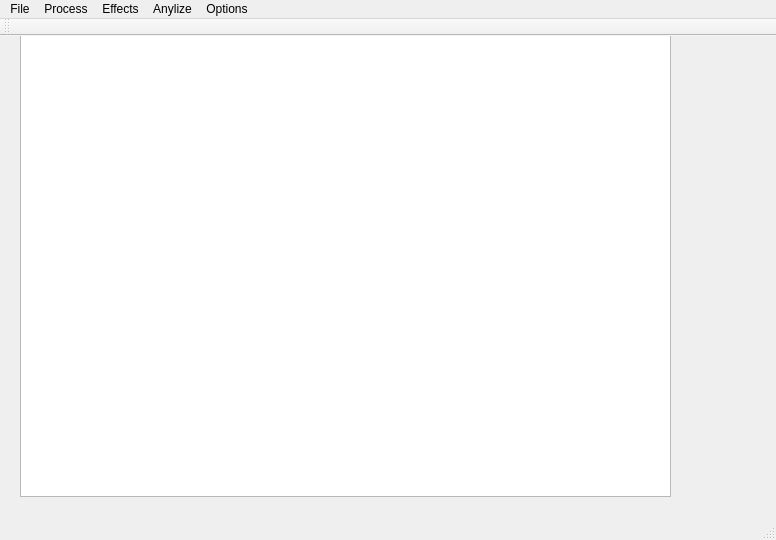
<?xml version="1.0" encoding="UTF-8"?>
<ui version="4.0">
 <class>MainWindow</class>
 <widget class="QMainWindow" name="MainWindow">
  <property name="geometry">
   <rect>
    <x>0</x>
    <y>0</y>
    <width>776</width>
    <height>540</height>
   </rect>
  </property>
  <property name="windowTitle">
   <string>MainWindow</string>
  </property>
  <widget class="QWidget" name="centralWidget">
   <widget class="GraphicsLayoutWidget" name="graphicsView">
    <property name="geometry">
     <rect>
      <x>20</x>
      <y>-10</y>
      <width>651</width>
      <height>471</height>
     </rect>
    </property>
   </widget>
  </widget>
  <widget class="QMenuBar" name="menuBar">
   <property name="geometry">
    <rect>
     <x>0</x>
     <y>0</y>
     <width>776</width>
     <height>28</height>
    </rect>
   </property>
   <widget class="QMenu" name="menufile">
    <property name="title">
     <string>File</string>
    </property>
    <addaction name="actionopen"/>
    <addaction name="actionsave"/>
    <addaction name="actionredo"/>
   </widget>
   <widget class="QMenu" name="menuprocess">
    <property name="title">
     <string>Process</string>
    </property>
    <widget class="QMenu" name="menueage_detect">
     <property name="title">
      <string>eage detect</string>
     </property>
     <addaction name="actionlaplace"/>
     <addaction name="actioncanny"/>
     <addaction name="actionsobel"/>
     <addaction name="actionprewitt"/>
    </widget>
    <addaction name="menueage_detect"/>
    <addaction name="actiongray"/>
   </widget>
   <widget class="QMenu" name="menueffects">
    <property name="title">
     <string>Effects</string>
    </property>
    <addaction name="actiondraw"/>
   </widget>
   <widget class="QMenu" name="menuAnylize">
    <property name="title">
     <string>Anylize</string>
    </property>
    <addaction name="actionDFT"/>
    <addaction name="actionhistogram"/>
   </widget>
   <widget class="QMenu" name="menuOptions">
    <property name="title">
     <string>Options</string>
    </property>
    <addaction name="actionopencv_window"/>
   </widget>
   <addaction name="menufile"/>
   <addaction name="menuprocess"/>
   <addaction name="menueffects"/>
   <addaction name="menuAnylize"/>
   <addaction name="menuOptions"/>
  </widget>
  <widget class="QToolBar" name="mainToolBar">
   <attribute name="toolBarArea">
    <enum>TopToolBarArea</enum>
   </attribute>
   <attribute name="toolBarBreak">
    <bool>false</bool>
   </attribute>
  </widget>
  <widget class="QStatusBar" name="statusBar"/>
  <action name="actionopen">
   <property name="text">
    <string>open</string>
   </property>
  </action>
  <action name="actionsave">
   <property name="text">
    <string>save</string>
   </property>
  </action>
  <action name="actionlaplace">
   <property name="text">
    <string>laplace</string>
   </property>
  </action>
  <action name="actioncanny">
   <property name="text">
    <string>canny</string>
   </property>
  </action>
  <action name="actionsobel">
   <property name="text">
    <string>sobel</string>
   </property>
  </action>
  <action name="actionprewitt">
   <property name="text">
    <string>prewitt</string>
   </property>
  </action>
  <action name="actiongray">
   <property name="text">
    <string>gray</string>
   </property>
  </action>
  <action name="actionredo">
   <property name="text">
    <string>redo</string>
   </property>
  </action>
  <action name="actiondraw">
   <property name="text">
    <string>draw</string>
   </property>
  </action>
  <action name="actionDFT">
   <property name="text">
    <string>DFT</string>
   </property>
  </action>
  <action name="actionhistogram">
   <property name="text">
    <string>histogram</string>
   </property>
  </action>
  <action name="actionopencv_window">
   <property name="checkable">
    <bool>true</bool>
   </property>
   <property name="text">
    <string>opencv window</string>
   </property>
  </action>
 </widget>
 <layoutdefault spacing="6" margin="11"/>
 <customwidgets>
  <customwidget>
   <class>GraphicsLayoutWidget</class>
   <extends>QGraphicsView</extends>
   <header>pyqtgraph.h</header>
  </customwidget>
 </customwidgets>
 <resources/>
 <connections/>
</ui>
